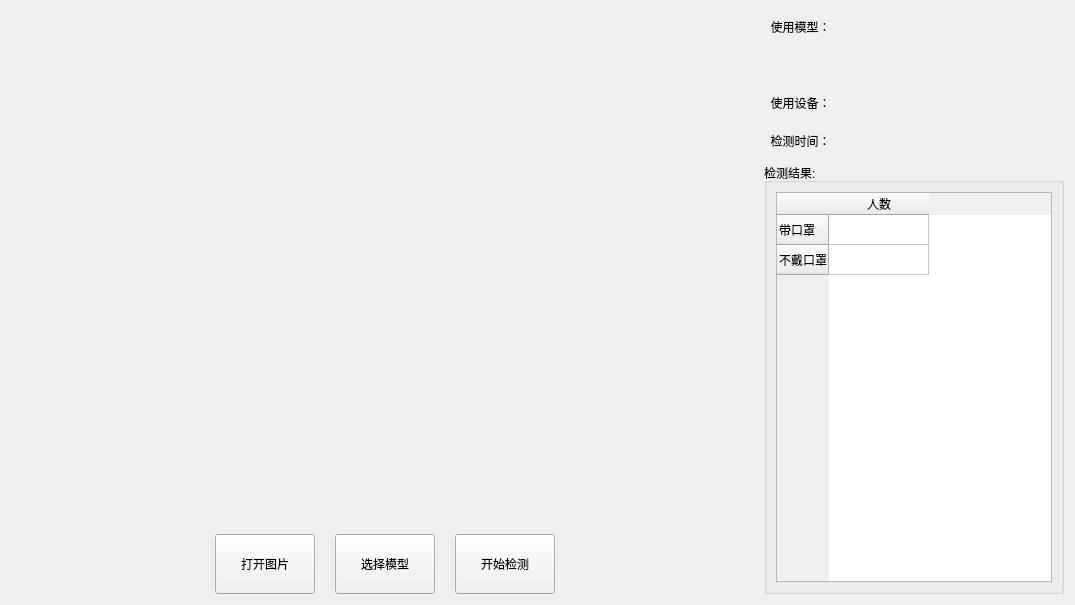
<?xml version="1.0" encoding="UTF-8"?>
<ui version="4.0">
 <class>Form</class>
 <widget class="QWidget" name="Form">
  <property name="geometry">
   <rect>
    <x>0</x>
    <y>0</y>
    <width>1075</width>
    <height>605</height>
   </rect>
  </property>
  <property name="windowTitle">
   <string>Form</string>
  </property>
  <layout class="QHBoxLayout" name="horizontalLayout_5">
   <item>
    <layout class="QVBoxLayout" name="verticalLayout">
     <item>
      <layout class="QGridLayout" name="gridLayout">
       <item row="1" column="1">
        <widget class="QLabel" name="label_image">
         <property name="minimumSize">
          <size>
           <width>0</width>
           <height>0</height>
          </size>
         </property>
         <property name="maximumSize">
          <size>
           <width>960</width>
           <height>800</height>
          </size>
         </property>
         <property name="text">
          <string> </string>
         </property>
        </widget>
       </item>
       <item row="0" column="1">
        <spacer name="verticalSpacer">
         <property name="orientation">
          <enum>Qt::Vertical</enum>
         </property>
         <property name="sizeHint" stdset="0">
          <size>
           <width>20</width>
           <height>40</height>
          </size>
         </property>
        </spacer>
       </item>
       <item row="1" column="0">
        <spacer name="horizontalSpacer">
         <property name="orientation">
          <enum>Qt::Horizontal</enum>
         </property>
         <property name="sizeHint" stdset="0">
          <size>
           <width>40</width>
           <height>20</height>
          </size>
         </property>
        </spacer>
       </item>
       <item row="1" column="2">
        <spacer name="horizontalSpacer_2">
         <property name="orientation">
          <enum>Qt::Horizontal</enum>
         </property>
         <property name="sizeHint" stdset="0">
          <size>
           <width>40</width>
           <height>20</height>
          </size>
         </property>
        </spacer>
       </item>
       <item row="2" column="1">
        <spacer name="verticalSpacer_2">
         <property name="orientation">
          <enum>Qt::Vertical</enum>
         </property>
         <property name="sizeHint" stdset="0">
          <size>
           <width>20</width>
           <height>40</height>
          </size>
         </property>
        </spacer>
       </item>
       <item row="3" column="1">
        <layout class="QHBoxLayout" name="horizontalLayout_2">
         <item>
          <layout class="QHBoxLayout" name="horizontalLayout" stretch="0,0,0,0,0">
           <property name="spacing">
            <number>20</number>
           </property>
           <property name="topMargin">
            <number>0</number>
           </property>
           <property name="bottomMargin">
            <number>0</number>
           </property>
           <item>
            <spacer name="horizontalSpacer_3">
             <property name="orientation">
              <enum>Qt::Horizontal</enum>
             </property>
             <property name="sizeHint" stdset="0">
              <size>
               <width>40</width>
               <height>20</height>
              </size>
             </property>
            </spacer>
           </item>
           <item>
            <widget class="QPushButton" name="pushButton_openimg">
             <property name="minimumSize">
              <size>
               <width>100</width>
               <height>60</height>
              </size>
             </property>
             <property name="text">
              <string>打开图片</string>
             </property>
            </widget>
           </item>
           <item>
            <widget class="QPushButton" name="pushButton_choose_model">
             <property name="minimumSize">
              <size>
               <width>100</width>
               <height>60</height>
              </size>
             </property>
             <property name="text">
              <string>选择模型</string>
             </property>
            </widget>
           </item>
           <item>
            <widget class="QPushButton" name="pushButton_detect">
             <property name="minimumSize">
              <size>
               <width>100</width>
               <height>60</height>
              </size>
             </property>
             <property name="text">
              <string>开始检测</string>
             </property>
            </widget>
           </item>
           <item>
            <spacer name="horizontalSpacer_4">
             <property name="orientation">
              <enum>Qt::Horizontal</enum>
             </property>
             <property name="sizeHint" stdset="0">
              <size>
               <width>40</width>
               <height>20</height>
              </size>
             </property>
            </spacer>
           </item>
          </layout>
         </item>
        </layout>
       </item>
      </layout>
     </item>
    </layout>
   </item>
   <item>
    <layout class="QVBoxLayout" name="verticalLayout_2">
     <item>
      <widget class="QLabel" name="label">
       <property name="minimumSize">
        <size>
         <width>0</width>
         <height>32</height>
        </size>
       </property>
       <property name="text">
        <string>  使用模型：</string>
       </property>
      </widget>
     </item>
     <item>
      <widget class="QLabel" name="label_model">
       <property name="minimumSize">
        <size>
         <width>0</width>
         <height>32</height>
        </size>
       </property>
       <property name="text">
        <string/>
       </property>
      </widget>
     </item>
     <item>
      <layout class="QHBoxLayout" name="horizontalLayout_4">
       <item>
        <widget class="QLabel" name="label_3">
         <property name="minimumSize">
          <size>
           <width>0</width>
           <height>32</height>
          </size>
         </property>
         <property name="text">
          <string>  使用设备：</string>
         </property>
        </widget>
       </item>
       <item>
        <widget class="QLabel" name="label_detect_device">
         <property name="minimumSize">
          <size>
           <width>0</width>
           <height>32</height>
          </size>
         </property>
         <property name="contextMenuPolicy">
          <enum>Qt::CustomContextMenu</enum>
         </property>
         <property name="layoutDirection">
          <enum>Qt::LeftToRight</enum>
         </property>
         <property name="text">
          <string/>
         </property>
         <property name="alignment">
          <set>Qt::AlignRight|Qt::AlignTrailing|Qt::AlignVCenter</set>
         </property>
        </widget>
       </item>
      </layout>
     </item>
     <item>
      <layout class="QHBoxLayout" name="horizontalLayout_3">
       <item>
        <widget class="QLabel" name="label_2">
         <property name="minimumSize">
          <size>
           <width>0</width>
           <height>32</height>
          </size>
         </property>
         <property name="text">
          <string>  检测时间：</string>
         </property>
        </widget>
       </item>
       <item>
        <widget class="QLabel" name="label_detect_time">
         <property name="minimumSize">
          <size>
           <width>0</width>
           <height>32</height>
          </size>
         </property>
         <property name="contextMenuPolicy">
          <enum>Qt::CustomContextMenu</enum>
         </property>
         <property name="layoutDirection">
          <enum>Qt::LeftToRight</enum>
         </property>
         <property name="text">
          <string/>
         </property>
         <property name="alignment">
          <set>Qt::AlignRight|Qt::AlignTrailing|Qt::AlignVCenter</set>
         </property>
        </widget>
       </item>
      </layout>
     </item>
     <item>
      <widget class="QGroupBox" name="groupBox">
       <property name="minimumSize">
        <size>
         <width>200</width>
         <height>0</height>
        </size>
       </property>
       <property name="maximumSize">
        <size>
         <width>300</width>
         <height>16777215</height>
        </size>
       </property>
       <property name="title">
        <string>检测结果:</string>
       </property>
       <layout class="QGridLayout" name="gridLayout_3">
        <item row="0" column="0">
         <layout class="QGridLayout" name="gridLayout_2">
          <item row="0" column="0">
           <widget class="QTableWidget" name="tableWidget_result">
            <attribute name="verticalHeaderCascadingSectionResizes">
             <bool>false</bool>
            </attribute>
            <row>
             <property name="text">
              <string>带口罩</string>
             </property>
            </row>
            <row>
             <property name="text">
              <string>不戴口罩</string>
             </property>
            </row>
            <column>
             <property name="text">
              <string>人数</string>
             </property>
            </column>
           </widget>
          </item>
         </layout>
        </item>
       </layout>
      </widget>
     </item>
    </layout>
   </item>
  </layout>
 </widget>
 <resources/>
 <connections/>
</ui>
